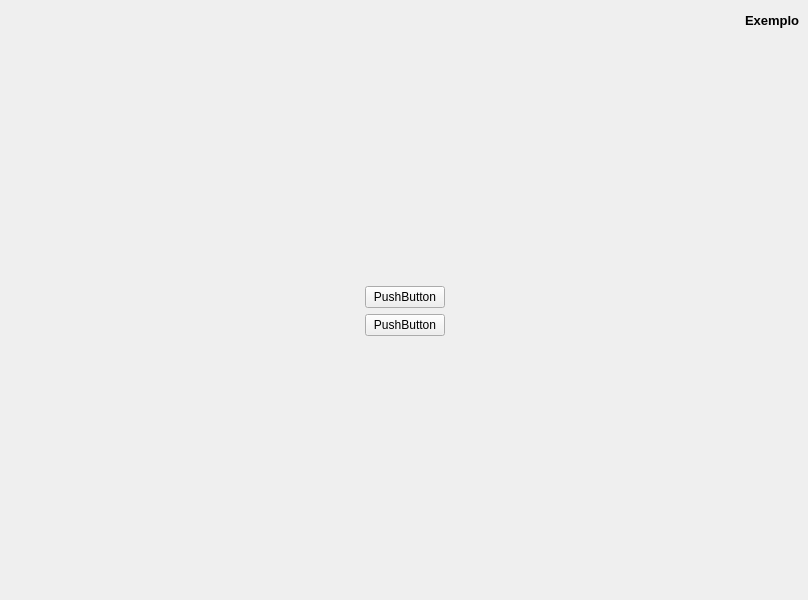
<?xml version="1.0" encoding="UTF-8"?>
<ui version="4.0">
 <class>MainWindow</class>
 <widget class="QMainWindow" name="MainWindow">
  <property name="geometry">
   <rect>
    <x>0</x>
    <y>0</y>
    <width>808</width>
    <height>600</height>
   </rect>
  </property>
  <property name="windowTitle">
   <string>MainWindow</string>
  </property>
  <widget class="QWidget" name="centralwidget">
   <layout class="QGridLayout" name="gridLayout">
    <item row="1" column="0">
     <layout class="QGridLayout" name="gridLayout_2">
      <item row="0" column="0">
       <layout class="QVBoxLayout" name="verticalLayout">
        <property name="sizeConstraint">
         <enum>QLayout::SetMaximumSize</enum>
        </property>
        <item>
         <widget class="QStackedWidget" name="stackedWidget">
          <widget class="QWidget" name="page">
           <widget class="QWidget" name="verticalLayoutWidget_3">
            <property name="geometry">
             <rect>
              <x>0</x>
              <y>0</y>
              <width>791</width>
              <height>551</height>
             </rect>
            </property>
            <layout class="QVBoxLayout" name="verticalLayout_5">
             <property name="sizeConstraint">
              <enum>QLayout::SetMaximumSize</enum>
             </property>
             <item>
              <spacer name="verticalSpacer">
               <property name="orientation">
                <enum>Qt::Vertical</enum>
               </property>
               <property name="sizeHint" stdset="0">
                <size>
                 <width>0</width>
                 <height>0</height>
                </size>
               </property>
              </spacer>
             </item>
             <item>
              <layout class="QHBoxLayout" name="horizontalLayout_2">
               <property name="sizeConstraint">
                <enum>QLayout::SetMaximumSize</enum>
               </property>
               <item>
                <spacer name="horizontalSpacer">
                 <property name="orientation">
                  <enum>Qt::Horizontal</enum>
                 </property>
                 <property name="sizeHint" stdset="0">
                  <size>
                   <width>200</width>
                   <height>0</height>
                  </size>
                 </property>
                </spacer>
               </item>
               <item>
                <layout class="QVBoxLayout" name="verticalLayout_4">
                 <property name="sizeConstraint">
                  <enum>QLayout::SetMaximumSize</enum>
                 </property>
                 <item>
                  <widget class="QPushButton" name="pushButton">
                   <property name="maximumSize">
                    <size>
                     <width>100</width>
                     <height>16777215</height>
                    </size>
                   </property>
                   <property name="text">
                    <string>PushButton</string>
                   </property>
                  </widget>
                 </item>
                 <item>
                  <widget class="QPushButton" name="pushButton_2">
                   <property name="maximumSize">
                    <size>
                     <width>100</width>
                     <height>16777215</height>
                    </size>
                   </property>
                   <property name="text">
                    <string>PushButton</string>
                   </property>
                  </widget>
                 </item>
                </layout>
               </item>
               <item>
                <spacer name="horizontalSpacer_2">
                 <property name="orientation">
                  <enum>Qt::Horizontal</enum>
                 </property>
                 <property name="sizeHint" stdset="0">
                  <size>
                   <width>100</width>
                   <height>0</height>
                  </size>
                 </property>
                </spacer>
               </item>
              </layout>
             </item>
             <item>
              <spacer name="verticalSpacer_2">
               <property name="orientation">
                <enum>Qt::Vertical</enum>
               </property>
               <property name="sizeHint" stdset="0">
                <size>
                 <width>0</width>
                 <height>0</height>
                </size>
               </property>
              </spacer>
             </item>
            </layout>
           </widget>
          </widget>
          <widget class="QWidget" name="page_2"/>
         </widget>
        </item>
       </layout>
      </item>
     </layout>
    </item>
    <item row="0" column="0">
     <widget class="QStackedWidget" name="stackedWidget_2">
      <property name="maximumSize">
       <size>
        <width>16777215</width>
        <height>20</height>
       </size>
      </property>
      <widget class="QWidget" name="page_3">
       <widget class="QWidget" name="horizontalLayoutWidget">
        <property name="geometry">
         <rect>
          <x>0</x>
          <y>0</y>
          <width>791</width>
          <height>22</height>
         </rect>
        </property>
        <layout class="QHBoxLayout" name="horizontalLayout">
         <property name="sizeConstraint">
          <enum>QLayout::SetMaximumSize</enum>
         </property>
         <item>
          <spacer name="horizontalSpacer_3">
           <property name="orientation">
            <enum>Qt::Horizontal</enum>
           </property>
           <property name="sizeHint" stdset="0">
            <size>
             <width>40</width>
             <height>20</height>
            </size>
           </property>
          </spacer>
         </item>
         <item>
          <widget class="QLabel" name="label">
           <property name="font">
            <font>
             <pointsize>10</pointsize>
             <weight>75</weight>
             <bold>true</bold>
            </font>
           </property>
           <property name="text">
            <string>Exemplo</string>
           </property>
          </widget>
         </item>
        </layout>
       </widget>
      </widget>
      <widget class="QWidget" name="page_4"/>
     </widget>
    </item>
   </layout>
  </widget>
 </widget>
 <resources/>
 <connections/>
</ui>
